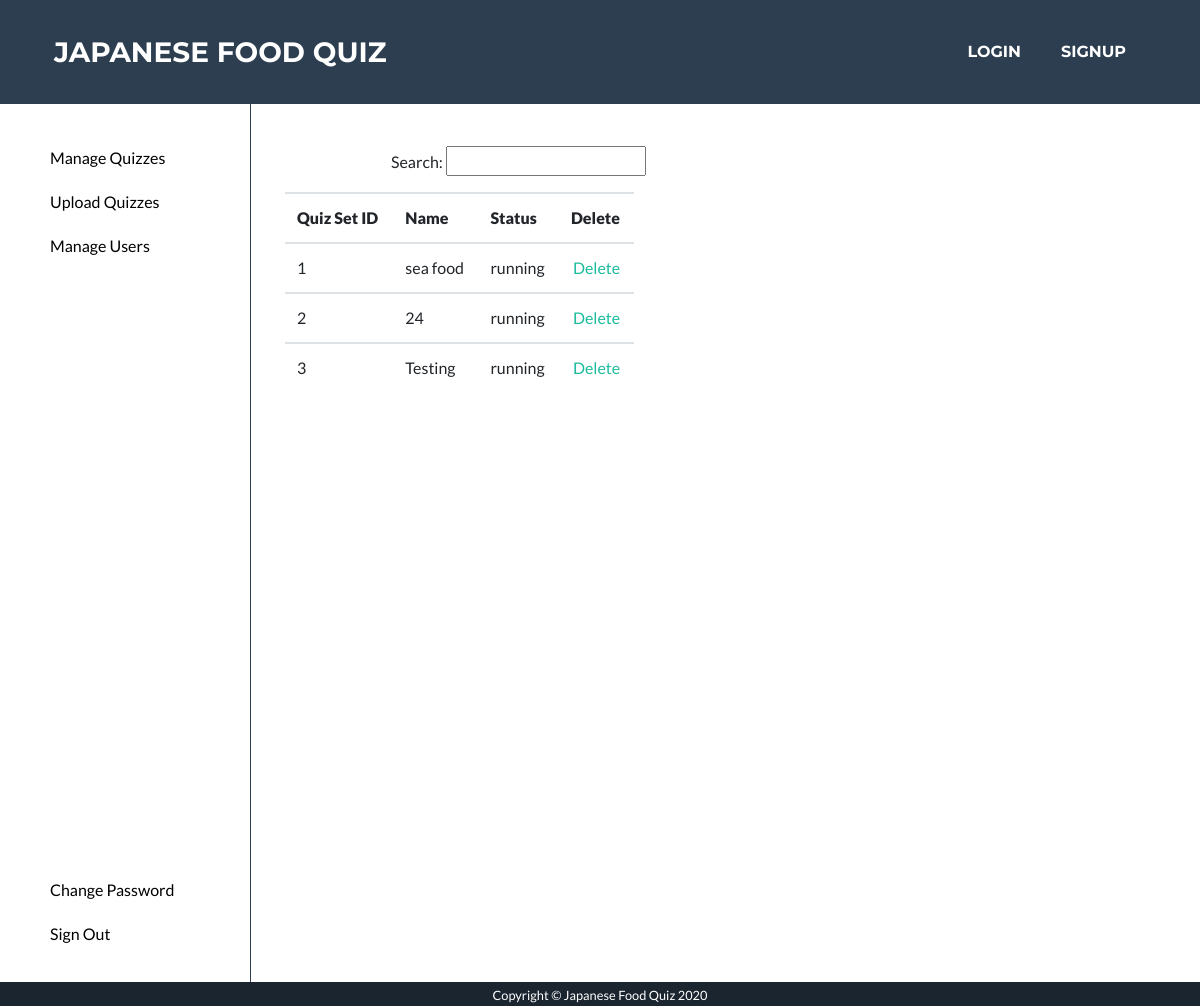
The app's page /manage_quiz, older data.
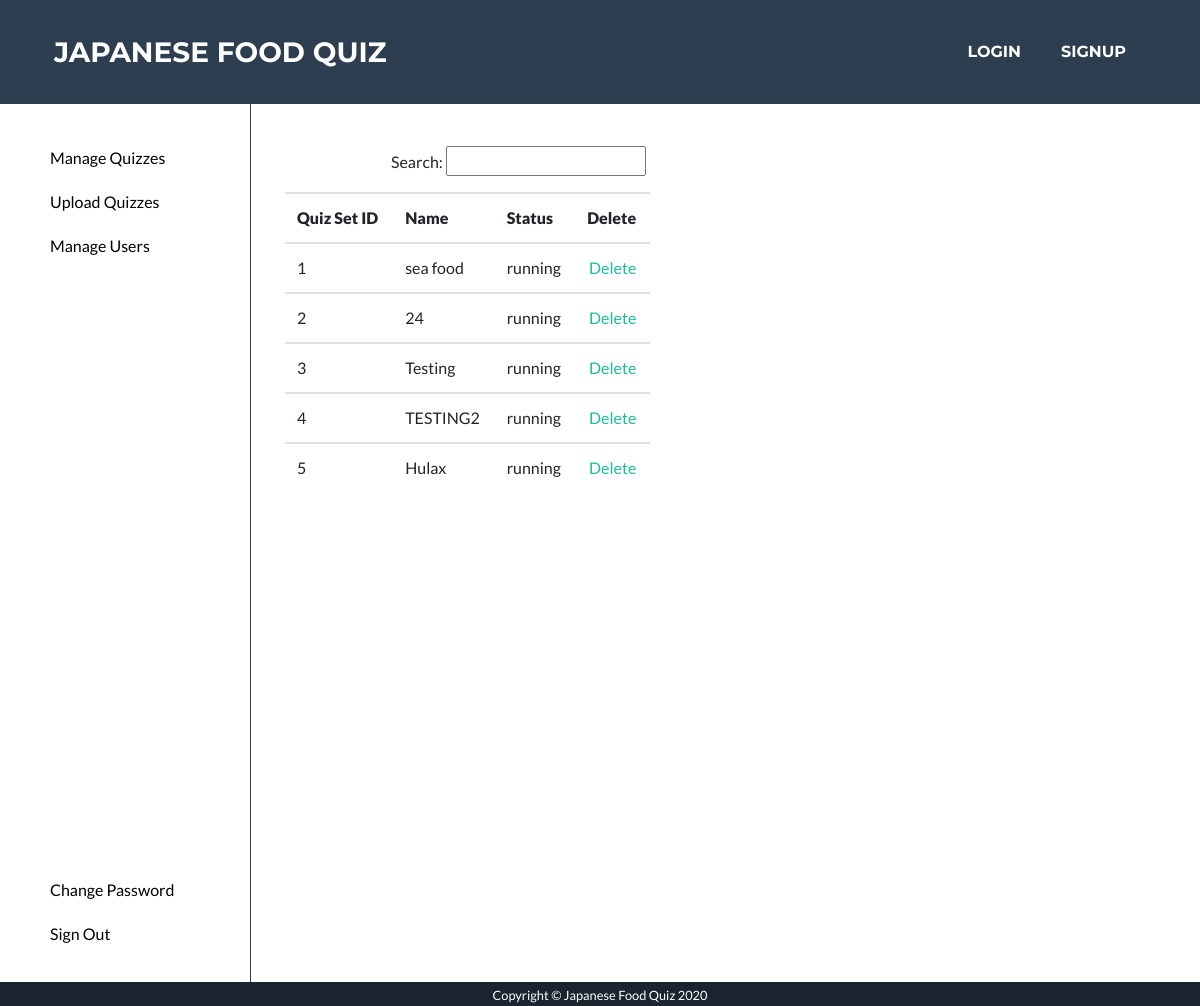
The same page, newer data.
### app/models.py (models this page shows, shortened)
class QuizSet(db.Model):
    __table_args__ = {'extend_existing': True}
    quizSetID = db.Column(db.Integer, primary_key=True)
    name = db.Column(db.String(100))
    description = db.Column(db.String(100))
    picture = db.Column(db.String(100))
    userID = db.Column(db.String)
    status = db.Column(db.String(100))

### app/routes.py (the view)
@login_required
@app.route('/manage_quiz')
def manage_quiz():
    quizSets = QuizSet.query.all()
    for quizSet in quizSets:
        if quizSet.status == "running":
            quizSet.href = "/delete_quiz_set?id="+ str(quizSet.quizSetID)
    return render_template('manage_quiz.html', quizSets=quizSets)

### app/templates/manage_quiz.html (shortened to what this page needs)
<!DOCTYPE html>
<html lang="en">
  <head>
    <link href="/static/style.css" rel="stylesheet" />
    <link rel="stylesheet" type="text/css" href="static/default.css" />
    <link rel="stylesheet" type="text/css" href="static/admin_page.css" />
    {% extends 'base.html' %} {% block content %}
    <div class="main">
      <div class="navbar2">
        <ul class="nav_ul2">
          <li class="nav_list2">
            <a href="/manage_quiz"><button>Manage Quizzes</button> </a>
          </li>
          <li class="nav_list2">
            <a href="/upload_question_set"><button>Upload Quizzes</button> </a>
          </li>
          <li class="nav_list2">
            <a href="/manage_user"><button>Manage Users</button> </a>
          </li>
          <li class="nav_list2_bottom"><a href="/admin_change_password"><button>Change Password</button></a></li>
          <li class="nav_list2"><button>Sign Out</button></li>
        </ul>
      </div>
      <div class="main_part">
        <p class="search">Search: <input type="text" /></p>
      <div class="flex_list container">
       <table class='table'>
              <tr>
                  <th><strong>Quiz Set ID</strong></th>
                  <th><strong>Name</strong></th>
                  <th><strong>Status</strong></th>
                  <th><strong>Delete</strong></th>
              </tr>
               {% for quizSet in quizSets %}
                  <tr>
                          <td>{{ quizSet.quizSetID }}</td>
                          <td>{{ quizSet.name }}</td>
                          <td>{{ quizSet.status }}</td>
                          <td style="text-align: center;" ><a href="{{ quizSet.href }}">Delete</a></td>
                  </tr>
               {% endfor %}
       </table>
      </div>
      </div>
    </div>
    {% endblock %}

### app/templates/base.html (shortened to what this page needs)
  </head>
  <body id="page-top">
    <nav
      class="navbar navbar-expand-lg bg-secondary text-uppercase fixed-top"
      id="mainNav"
    >
      <div class="container">
        <a class="navbar-brand js-scroll-trigger" href="/index"
          >Japanese Food Quiz</a
        >
        <div class="collapse navbar-collapse" id="navbarResponsive">
          <ul class="navbar-nav ml-auto">
            <li class="nav-item mx-0 mx-lg-1"
            style="padding:0; margin: 0 0.25rem 0 0.25rem">
              <a
                class="nav-link py-3 px-0 px-lg-3 rounded js-scroll-trigger"
                href="/user_login"
                style="padding:1rem;"
                >Login</a
              >
            </li>
            <li class="nav-item mx-0 mx-lg-1" style="padding:0; margin: 0 0.25rem 0 0.25rem">
              <a
                class="nav-link py-3 px-0 px-lg-3 rounded js-scroll-trigger"
                href="/user_register"
                style="padding:1rem;"
                >Signup</a
              >
            </li>
          </ul>
        </div>
      </div>
    </nav>
    {% block content %}{% endblock %}
    <section class="copyright text-center text-white" style="height: 1.5rem;">
      <div class="container" >
        <small>Copyright © Japanese Food Quiz 2020</small>
      </div>
    </section>
  </body>
</html>

### app/static/default.css (style rules this page uses)
* { -webkit-box-sizing: border-box; box-sizing: border-box; margin: 0; padding: 0; }
input { width: 12.5rem; height: 1.875rem; }
.main { display: flex; flex-direction: row; left: 0; right: 0; top: 0; bottom: 0; width: 100%; height: 100%; }
.navbar2 { margin: 0; padding: 0; border-right: 0.0625rem solid #2f3e4e; height: 100%; }
.nav_ul2 { width: 12.5rem; margin-right: 3.125rem; margin-top: 3.125rem; }
.nav_list2 { padding-bottom: 1.25rem; }
.nav_list2_bottom { margin-top: 300%; margin-right: 0; margin-left: 3.125rem; padding-left: 0; padding-right: 0; padding-bottom: 1.25rem; }
li { padding-left: 3.125rem; list-style-type: none; padding-bottom: 0.625rem; }
.search { margin-left: 8.75rem; margin-top: 3.125rem; }

### app/static/admin_page.css (style rules this page uses)
.search { margin-left: 8.75rem; margin-top: 3.125rem; }
input { width: 12.5rem; height: 1.875rem; }
.flex_list { display: flex; flex-direction: row; margin-left: 0.625rem; }
button { color: black; background: white; text-shadow: none; box-shadow: none; border: none; }
li { padding-left: 3.125rem; padding-bottom: 0.625rem; }

Row changes from the older to the newer data that the page shows:
added QuizSet: quizSetID "4", name "TESTING2", status "running"
added QuizSet: quizSetID "5", name "Hulax", status "running"
